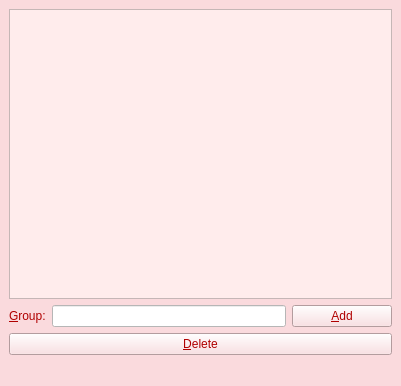
<?xml version="1.0" encoding="UTF-8"?>
<ui version="4.0">
 <class>AddGroupsWindow</class>
 <widget class="QMainWindow" name="AddGroupsWindow">
  <property name="geometry">
   <rect>
    <x>0</x>
    <y>0</y>
    <width>401</width>
    <height>386</height>
   </rect>
  </property>
  <property name="windowTitle">
   <string>Adding Group</string>
  </property>
  <property name="styleSheet">
   <string notr="true">background-color: rgb(250, 218, 221)</string>
  </property>
  <widget class="QWidget" name="centralwidget">
   <layout class="QVBoxLayout" name="verticalLayout">
    <item>
     <widget class="QTableView" name="tableView">
      <property name="styleSheet">
       <string notr="true">background-color: rgb(255, 236, 236);
font: 63 15pt &quot;Yrsa&quot;;
color: rgb(176, 0, 0);</string>
      </property>
     </widget>
    </item>
    <item>
     <layout class="QHBoxLayout" name="horizontalLayout_2">
      <item>
       <widget class="QLabel" name="GroupsLabel">
        <property name="styleSheet">
         <string notr="true">font: 63 25pt &quot;Yrsa&quot;;
color: rgb(176, 0, 0);</string>
        </property>
        <property name="text">
         <string>&amp;Group:</string>
        </property>
        <property name="buddy">
         <cstring>GroupsLineEdit</cstring>
        </property>
       </widget>
      </item>
      <item>
       <widget class="QLineEdit" name="GroupsLineEdit">
        <property name="styleSheet">
         <string notr="true">background-color: rgb(255, 255, 255);
font: 63 25pt &quot;Yrsa&quot;;
color: rgb(176, 0, 0);</string>
        </property>
       </widget>
      </item>
      <item>
       <widget class="QPushButton" name="AddButton">
        <property name="minimumSize">
         <size>
          <width>100</width>
          <height>0</height>
         </size>
        </property>
        <property name="styleSheet">
         <string notr="true">background-color: rgb(250, 218, 221);
font: 63 25pt &quot;Yrsa&quot;;
color: rgb(176, 0, 0);</string>
        </property>
        <property name="text">
         <string>&amp;Add</string>
        </property>
       </widget>
      </item>
     </layout>
    </item>
    <item>
     <layout class="QHBoxLayout" name="horizontalLayout">
      <item>
       <widget class="QPushButton" name="DeleteButton">
        <property name="minimumSize">
         <size>
          <width>100</width>
          <height>0</height>
         </size>
        </property>
        <property name="styleSheet">
         <string notr="true">background-color: rgb(250, 218, 221);
font: 63 25pt &quot;Yrsa&quot;;
color: rgb(176, 0, 0);</string>
        </property>
        <property name="text">
         <string>&amp;Delete</string>
        </property>
       </widget>
      </item>
     </layout>
    </item>
   </layout>
  </widget>
  <widget class="QMenuBar" name="menubar">
   <property name="geometry">
    <rect>
     <x>0</x>
     <y>0</y>
     <width>401</width>
     <height>22</height>
    </rect>
   </property>
  </widget>
  <widget class="QStatusBar" name="statusbar"/>
 </widget>
 <resources/>
 <connections/>
</ui>
